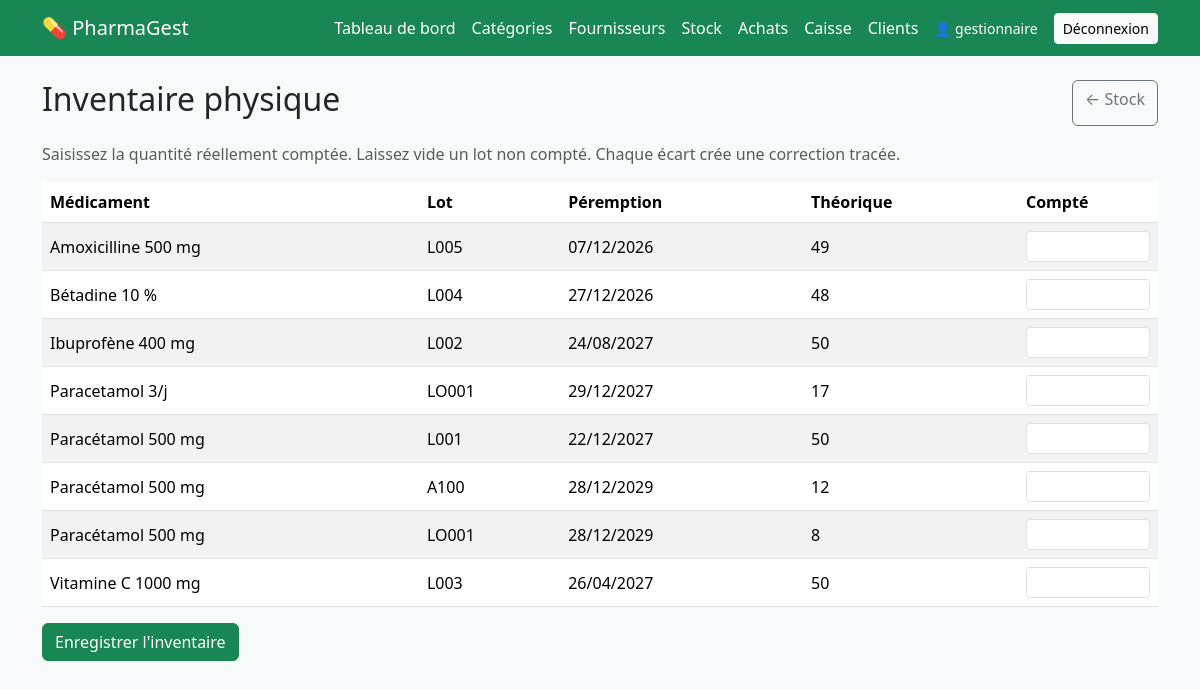
The page /stock/inventaire/ (signed in) on the database its author committed.
### stock/models.py (models this page shows, shortened)
class LotStock(models.Model):
    medicament = models.ForeignKey(
        "medicaments.Medicament", on_delete=models.PROTECT, related_name="lots"
    )
    fournisseur = models.ForeignKey(
        "fournisseurs.Fournisseur", on_delete=models.SET_NULL,
        null=True, blank=True, related_name="lots",
    )
    numero_lot = models.CharField(max_length=50)
    date_peremption = models.DateField()
    quantite_recue = models.PositiveIntegerField(validators=[MinValueValidator(1)])
    quantite = models.PositiveIntegerField(help_text="Quantité disponible")
    bloque = models.BooleanField(default=False)
    date_reception = models.DateTimeField(auto_now_add=True)
    class Meta:
        ordering = ["date_peremption"]  # FEFO : le plus proche de la péremption d'abord
        constraints = [
            models.UniqueConstraint(
                fields=["medicament", "numero_lot"], name="lot_unique_par_medicament"
            )
        ]
    @property
    def est_perime(self):
        return self.date_peremption < timezone.localdate()

### medicaments/models.py (models this page shows)
class Medicament(models.Model):
    FORMES = [
        ("comprime", "Comprimé"),
        ("gelule", "Gélule"),
        ("sirop", "Sirop"),
        ("injectable", "Injectable"),
        ("pommade", "Pommade"),
        ("autre", "Autre"),
    ]
    nom_commercial = models.CharField(max_length=150)
    denomination_generique = models.CharField(max_length=150, blank=True)
    categorie = models.ForeignKey(
        Categorie, on_delete=models.PROTECT, related_name="medicaments"
    )
    forme = models.CharField(max_length=20, choices=FORMES, default="comprime")
    dosage = models.CharField(max_length=50, blank=True, help_text="Ex : 500 mg")
    laboratoire = models.CharField(max_length=150, blank=True)
    code_barres = models.CharField(max_length=50, unique=True, null=True, blank=True)
    photo = models.ImageField(upload_to="medicaments/", null=True, blank=True)
    prix_achat = models.DecimalField(
        max_digits=10, decimal_places=2, validators=[MinValueValidator(0)]
    )
    prix_vente = models.DecimalField(
        max_digits=10, decimal_places=2, validators=[MinValueValidator(0)]
    )
    seuil_alerte = models.PositiveIntegerField(default=10)
    actif = models.BooleanField(default=True)  # False = archivé
    date_creation = models.DateTimeField(auto_now_add=True)
    class Meta:
        ordering = ["nom_commercial"]
    def __str__(self):
        return f"{self.nom_commercial} {self.dosage}".strip()

### stock/views.py (the view, shortened to what this page needs)
# urls.py: path("inventaire/", views.inventaire, name="stock_inventaire"),
@roles_requis(GESTIONNAIRE, PHARMACIEN)
def inventaire(request):
    lots = (LotStock.objects.filter(quantite__gt=0)
            .select_related("medicament").order_by("medicament__nom_commercial", "date_peremption"))
    return render(request, "stock/inventaire.html", {"lots": lots})

### utilisateurs/roles.py (called while the page is built)
def roles_requis(*roles):
    def decorateur(vue):
        @wraps(vue)
        def enveloppe(request, *args, **kwargs):
            u = request.user
            if u.is_superuser or u.groups.filter(name__in=roles).exists():
                return vue(request, *args, **kwargs)
            raise PermissionDenied
        return enveloppe
    return decorateur

### templates/stock/inventaire.html (shortened to what this page needs)
{% extends "base.html" %}
{% block content %}
<div class="d-flex justify-content-between mb-3">
  <h2>Inventaire physique</h2>
  <a href="{% url 'stock_apercu' %}" class="btn btn-outline-secondary">← Stock</a>
</div>
<p class="text-muted">Saisissez la quantité réellement comptée. Laissez vide un lot non compté. Chaque écart crée une correction tracée.</p>
<form method="post">
  <table class="table table-striped bg-white align-middle">
    <thead><tr><th>Médicament</th><th>Lot</th><th>Péremption</th><th>Théorique</th><th style="width:140px">Compté</th></tr></thead>
    <tbody>
    {% for l in lots %}
      <tr>
        <td>{{ l.medicament }}</td>
        <td>{{ l.numero_lot }}</td>
        <td>{{ l.date_peremption|date:"d/m/Y" }}{% if l.est_perime %} <span class="badge bg-danger">périmé</span>{% endif %}</td>
        <td>{{ l.quantite }}</td>
        <td><input type="number" min="0" name="compte_{{ l.pk }}" class="form-control form-control-sm"></td>
      </tr>
    {% empty %}
      <tr><td colspan="5" class="text-center">Aucun lot en stock.</td></tr>
    {% endfor %}
    </tbody>
  </table>
  <button class="btn btn-success" onclick="return confirm('Enregistrer cet inventaire et corriger les écarts ?')">Enregistrer l'inventaire</button>
</form>
{% endblock %}

### templates/base.html (shortened to what this page needs)
<!DOCTYPE html>
<html lang="fr">
<head>
  <link href="https://cdn.jsdelivr.net/npm/bootstrap@5.3.3/dist/css/bootstrap.min.css" rel="stylesheet">
</head>
<body class="bg-light">
<nav class="navbar navbar-dark bg-success mb-4">
  <div class="container">
    <a class="navbar-brand" href="{% url 'medicament_liste' %}">💊 PharmaGest</a>
    <div class="d-flex gap-3 align-items-center flex-wrap">
      <a class="nav-link text-white" href="{% url 'dashboard' %}">Tableau de bord</a>
      <a class="nav-link text-white" href="{% url 'categorie_liste' %}">Catégories</a>
      <a class="nav-link text-white" href="{% url 'fournisseur_liste' %}">Fournisseurs</a>
      <a class="nav-link text-white" href="{% url 'stock_apercu' %}">Stock</a>
      <a class="nav-link text-white" href="{% url 'achat_liste' %}">Achats</a>
      <a class="nav-link text-white" href="{% url 'caisse' %}">Caisse</a>
      <a class="nav-link text-white" href="{% url 'client_liste' %}">Clients</a>
      {% if user.is_authenticated %}
        <span class="text-white small">👤 {{ user.username }}</span>
        <form method="post" action="{% url 'logout' %}" class="m-0">
          <button class="btn btn-light btn-sm">Déconnexion</button>
        </form>
      {% endif %}
    </div>
  </div>
</nav>
<div class="container">
  {% block content %}{% endblock %}
</div>
</body>
</html>

### rows shown on the page
LotStock: medicament "Amoxicilline 500 mg", numero_lot "L005", date_peremption "07/12/2026", quantite "49"
LotStock: medicament "Bétadine 10 %", numero_lot "L004", date_peremption "27/12/2026", quantite "48"
LotStock: medicament "Ibuprofène 400 mg", numero_lot "L002", date_peremption "24/08/2027", quantite "50"
LotStock: medicament "Paracetamol 3/j", numero_lot "LO001", date_peremption "29/12/2027", quantite "17"
LotStock: medicament "Paracétamol 500 mg", numero_lot "L001", date_peremption "22/12/2027", quantite "50"
LotStock: medicament "Paracétamol 500 mg", numero_lot "A100", date_peremption "28/12/2029", quantite "12"
LotStock: medicament "Paracétamol 500 mg", numero_lot "LO001", date_peremption "28/12/2029", quantite "8"
LotStock: medicament "Vitamine C 1000 mg", numero_lot "L003", date_peremption "26/04/2027", quantite "50"

### other values the page prints
{{ user.username }} "gestionnaire"
